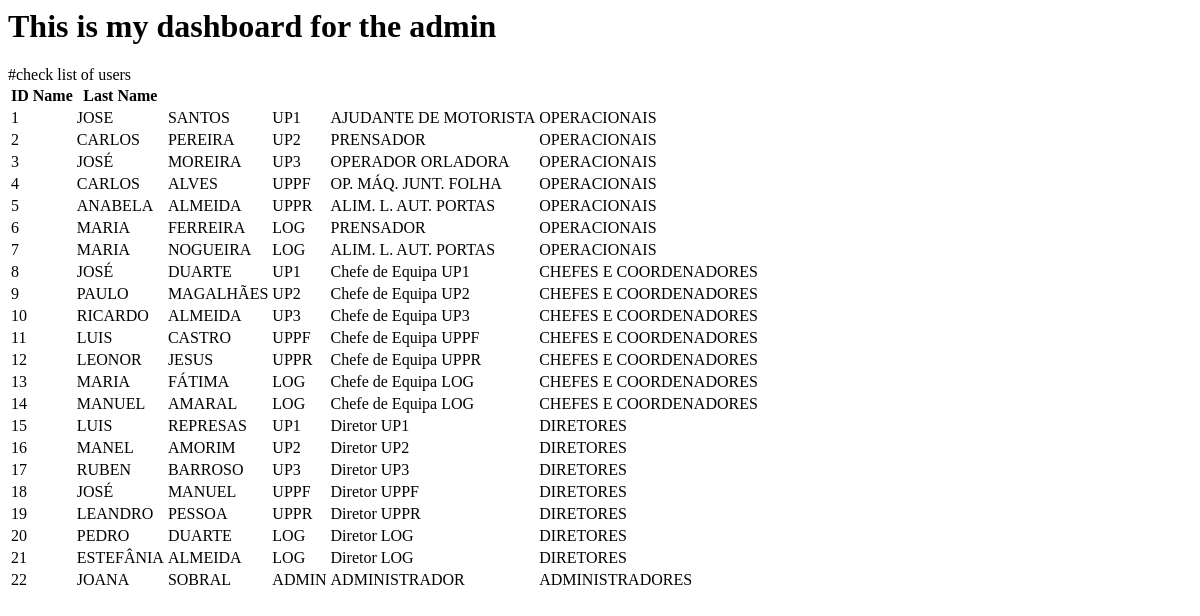
/dashboard_users_list, run on an earlier commit of the app's database.
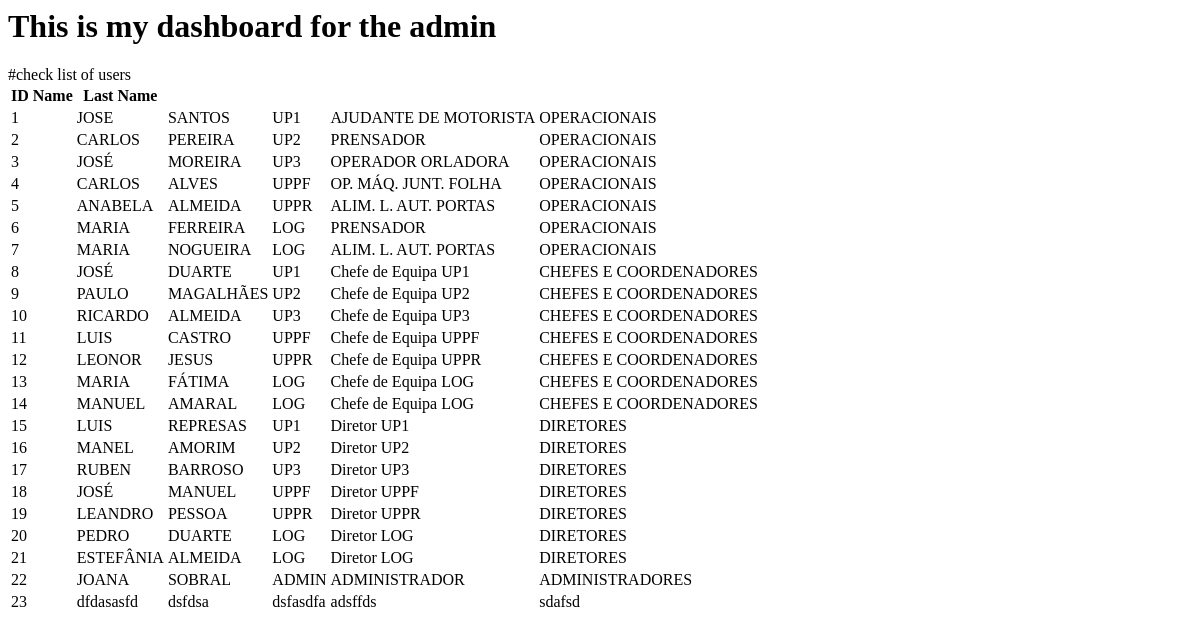
And on a later commit of the database.
### evals/models.py (models this page shows, shortened)
class Colaboradores(models.Model):
	nickname = models.CharField(max_length=200)
	name = models.CharField(max_length=100)
	last_name = models.CharField(max_length=100)
	department = models.CharField(max_length=100)
	function = models.CharField(max_length=100)
	admission_date = models.DateField()
	functional_group = models.CharField(max_length=100)

### evals/views.py (the view)
# urls.py: path('dashboard_users_list', views.dashboard_users_list, name='dashboard_users_list'),
def dashboard_users_list(request):
    collaborators = Colaboradores.objects.all()
    return render(request, "evals/dashboard_users_list.html", {'collaborators': collaborators})

### evals/templates/evals/dashboard_users_list.html
<html>
	<h1>This is my dashboard for the admin</h1>
	#check list of users
	<table>
		<tr>
			<th>ID</th>
			<th>Name</th>
			<th>Last Name</th>
		</tr>
		{% for collaborator in collaborators %}
		<tr>
			<td>{{ collaborator.id }}</td>
			<td>{{ collaborator.nickname }}</td>
			<td>{{ collaborator.name }}</td>
			<td>{{ collaborator.last_name }}</td>
			<td>{{ collaborator.department}}</td>
			<td>{{ collaborator.function}}</td>
			<td>{{ collaborator.functional_group}}</td>
		</tr>
		{% endfor %}
	</table>
</html>

What changed in the data, as far as the page shows it:
added Colaboradores: id "23", name "dfdasasfd", last_name "dsfdsa", department "dsfasdfa", function "adsffds", functional_group "sdafsd"
